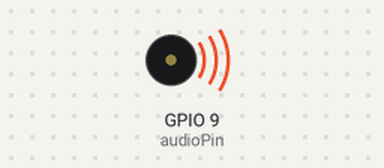
Simulated run of this sketch. Board: ESP32. Shown: buzzer (waves = sounding). What the sketch prints to the serial monitor is not drawn.

Above: at 0.8 s.
At 6.9 s:
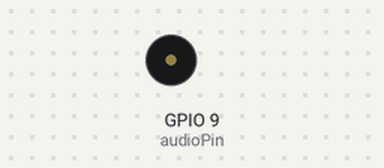
Timing chart, 0 to 9.2 s (numbered marks = the images above):
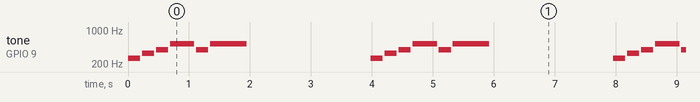

The sketch:

example.ino
```cpp
// Plays a short startup melody using Arduino tone() on digital pin D9 to drive the PAM8406 input (through the recommended series resistor/coupling).
//
// Buy this module: https://shillehtek.com/products/pam8406-stereo-class-d-amplifier-module-arduino-esp32
// Full manual: https://shillehtek.com/blogs/shillehtek-product-manuals/pam8406-stereo-class-d-amplifier-module-arduino-esp32-manual
// More examples: https://github.com/shillehbean/shillehtek-examples
//

// PAM8406 Amplifier - Arduino Example (tone melody)
// D9 -> 1k -> INL, INL -> 100nF -> GND, speaker across +L/-L

const int audioPin = 9;

// Simple startup jingle: note frequency (Hz) and duration (ms)
const int melody[][2] = {
  {262, 200}, {330, 200}, {392, 200}, {523, 400},
  {392, 200}, {523, 600},
};

void setup() {
  Serial.begin(9600);
  Serial.println("Playing jingle on PAM8406...");
}

void loop() {
  for (unsigned int i = 0; i < sizeof(melody) / sizeof(melody[0]); i++) {
    tone(audioPin, melody[i][0]);
    delay(melody[i][1]);
    noTone(audioPin);
    delay(30);
  }
  delay(2000);
}
```

Measured:
- by itself, tone on GPIO 9 (audioPin): repeats every 4.0 s: silent 0.03 s, 330 Hz 0.20 s, silent 0.03 s, 392 Hz 0.20 s, silent 0.03 s, 523 Hz 0.40 s, silent 0.03 s, 392 Hz 0.20 s, silent 0.03 s, 523 Hz 0.60 s, silent 2.0 s, 262 Hz 0.20 s
